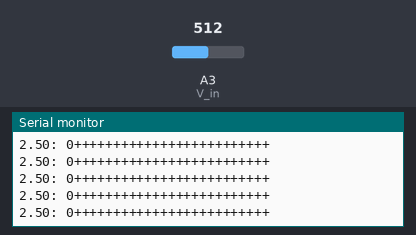
Bench run of a sketch on a simulated Arduino Uno, built with avr-gcc and run on an emulated ATmega328P. Parts: the last lines printed to the serial monitor. The test bench sets the inputs (shaded band); at power-on: A3 (V_in) = 512.

Above: at 1.2 s.
1.3 s: A3 (V_in) set to 398
At 1.9 s:
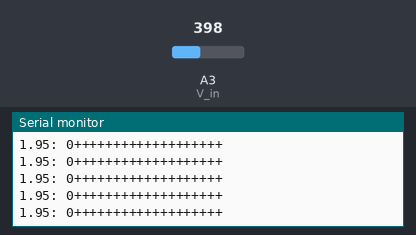
2.8 s: A3 (V_in) set to 375
At 3.7 s:
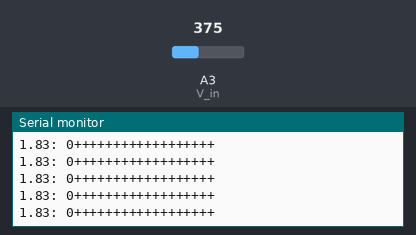
4.3 s: A3 (V_in) set to 480
At 5.3 s:
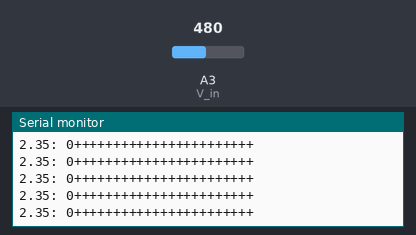
5.8 s: A3 (V_in) set to 500
At 6.3 s:
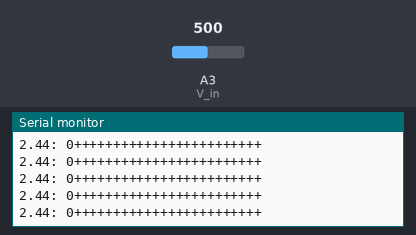
Timing chart, 0 to 8.8 s (numbered marks = the images above; inputs shaded):
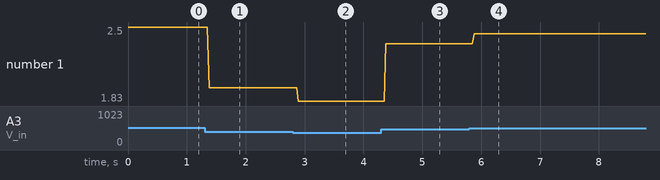

The sketch:

Opdracht1.ino
```cpp
const int V_in = A3;
int i = 0;

void setup() {
  // put your setup code here, to run once:
  pinMode(V_in, INPUT);
  Serial.begin(9600);

}

void loop() {
  // put your main code here, to run repeatedly:
  float voltage = analogRead(V_in)*(5.0/1023.0);
  float aantalPlus = voltage/0.1;

  Serial.print((String)voltage+": 0");
  for(i=0;i<=aantalPlus-1;i++){
    Serial.print("+");
  }
  Serial.println("");


}
```

Measured:
- after the input at 1.3 s, the serial monitor: prints a new line after 0.08 s (image 1)
- after the input at 2.8 s, the serial monitor: prints a new line after 0.09 s (image 2)
- after the input at 4.3 s, the serial monitor: prints a new line after 0.08 s (image 3)
- after the input at 5.8 s, the serial monitor: prints a new line after 0.08 s (image 4)
- plotted number 1: 2.5 → 1.95 after the input at 1.3 s, 1.95 → 1.83 after the input at 2.8 s, 1.83 → 2.35 after the input at 4.3 s, 2.35 → 2.44 after the input at 5.8 s
